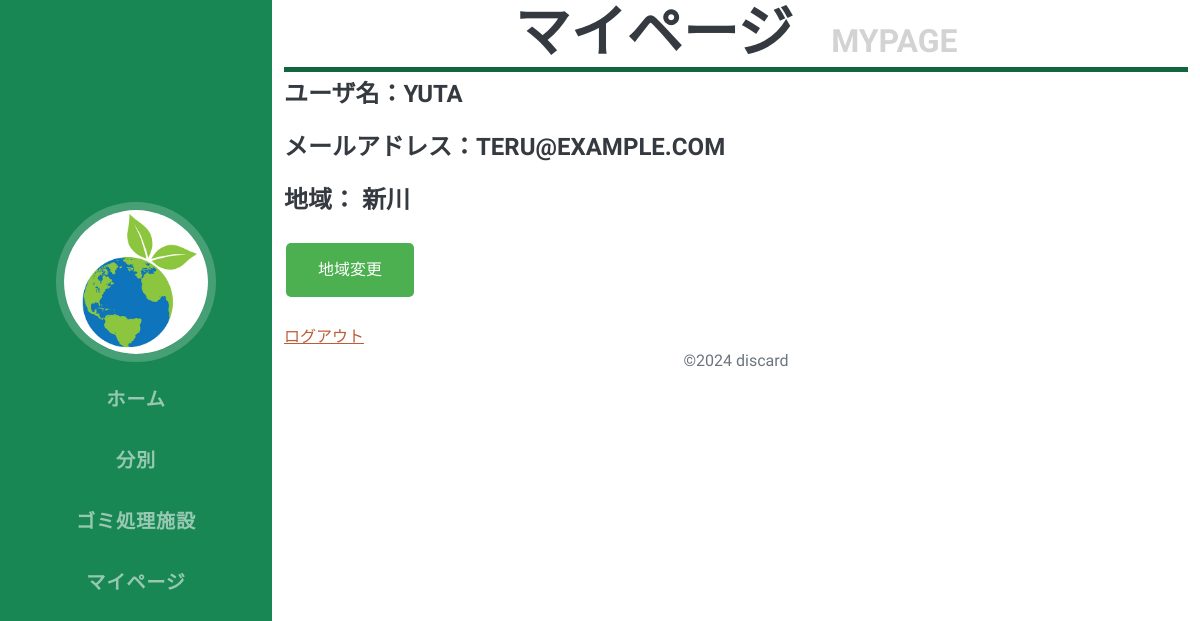
Before: /mypage/4 with the older database file.
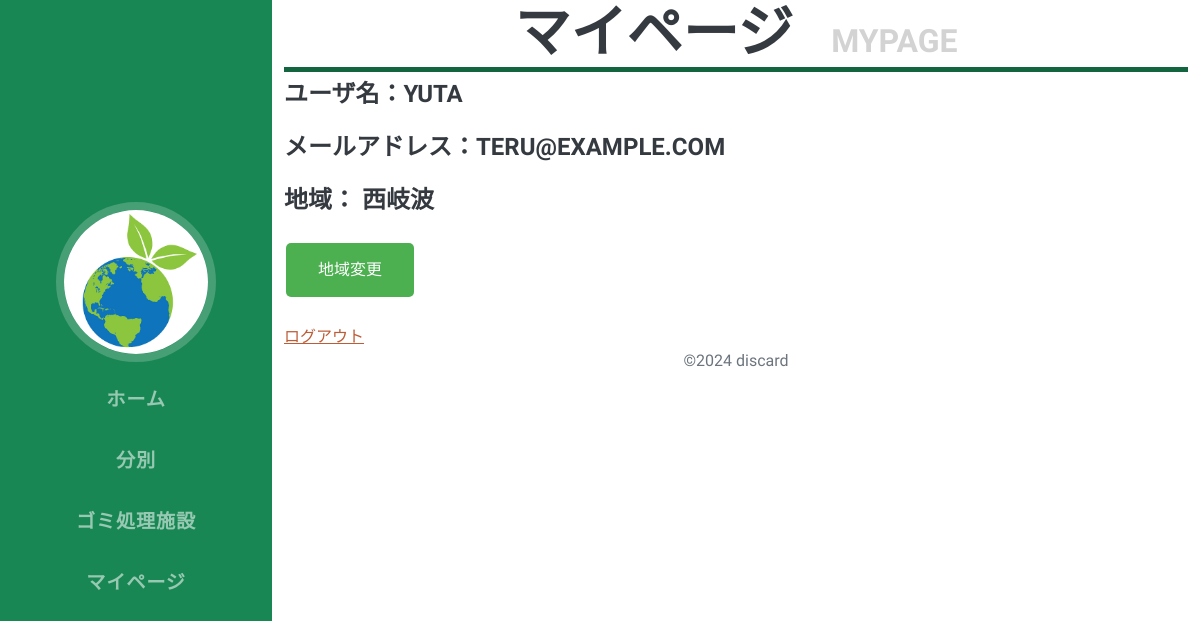
After: the same page with the newer database file.
### accounts/models.py (models this page shows, shortened)
class CustomUser(AbstractUser):
    objects = CustomUserManager()
    area = models.CharField(max_length=100, blank=True, null=True)

### ecoco_app/views.py (the view, shortened to what this page needs)
# urls.py: path('mypage/<int:pk>', MypageView.as_view(), name='mypage'),
class MypageView(TemplateView):
  template_name = "mypage.html"
  def get(self, request, pk):
        user = get_object_or_404(User, pk=pk)
        context = {'user': user}
        return render(request, self.template_name, context)

### ecoco_app/templates/mypage.html (shortened to what this page needs)
{% extends "base.html" %}
{% load static %}
{% block main %}
<div class="container">
    <h2 class="line text-center">
        マイページ
        <span class="subtitle">&nbsp;&nbsp;&nbsp;Mypage</span>
    </h2>
    <h4 class="mb-4">ユーザ名：{{ user.username }}</h4>
    <h4 class="mb-4">メールアドレス：{{ user.email }}</h4>
    <h4 class="mb-4">地域： <span id="selectedArea">{{ user.area }}</span></h4>
    <button onclick="toggleDropdown()">地域変更</button>
    <br></br>
    <a href="/account/logout/">ログアウト</a>
</div>
{% endblock %}

### ecoco_app/templates/base.html (shortened to what this page needs)
{% load static %}
<!DOCTYPE html>
<html lang="jp">
<head>
    <link rel="stylesheet" href="https://use.fontawesome.com/releases/v5.15.4/css/all.css">
    <link href="{% static 'css/styles.css' %}" rel="stylesheet" />
    <link rel="stylesheet" href="{% static 'css/serchform.css' %}" type="text/css">
</head>
<body id="page-top">
    {% include "_navbar.html" %}
    {% block main %}{% endblock %}
    {% include "_footer.html" %}
</body>
</html>

### ecoco_app/templates/_navbar.html (shortened to what this page needs)
{% load static %}
<nav class="navbar navbar-expand-lg navbar-dark bg-success fixed-top" id="sideNav">
  <a class="navbar-brand js-scroll-trigger" href="#page-top">
    <span class="d-none d-lg-block"><img class="img-fluid img-profile rounded-circle mx-auto mb-2"
        src="{% static 'img/profile.jpg' %}" alt="..." /></span>
  </a>
  <div class="collapse navbar-collapse" id="navbarResponsive">
    <ul class="navbar-nav">
      <li class="nav-item item-size mb-3"><a class="nav-link js-scroll-trigger" href="/">ホーム</a></li>
      <li class="nav-item item-size mb-3"><a class="nav-link js-scroll-trigger" href="/separation">分別</a></li>
      <li class="nav-item item-size mb-3"><a class="nav-link js-scroll-trigger" href="/place">ゴミ処理施設</a></li>
      {% if user.is_authenticated %}
        <li class="nav-item item-size "><a class="nav-link js-scroll-trigger" href="{% url 'mypage' pk=user.pk %}">マイページ</a></li>
      {% else %}
        <li class="nav-item item-size "><a class="nav-link js-scroll-trigger" href="{% url 'account_login' %}">ログイン</a></li>
      {% endif %}
    </ul>
  </div>
</nav>

### ecoco_app/templates/_footer.html
<div class="footer text-center">
  <p>©{% now "Y" %} discard</p>
</div>

Changed rows visible on the page:
changed CustomUser "YUTA": area "新川" → "西岐波"
